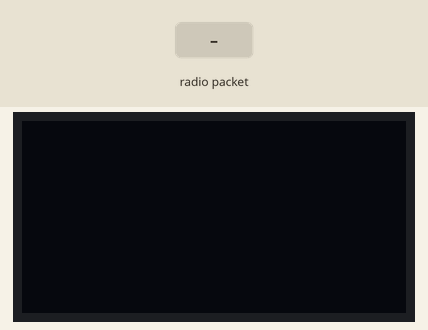
This sketch was run on a simulated ESP32. On the bench: 128×64 one-colour display. The inputs (shaded band) are chosen by the test bench. No radio packets arrive unless stated; what the sketch prints to the serial monitor is not drawn.

Above: at 1.2 s.
1.3 s: radio packet "Fall Detected" arrives
At 3.5 s:
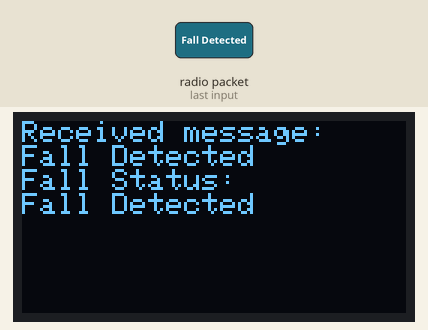
3.8 s: radio packet "1" arrives
At 5.7 s:
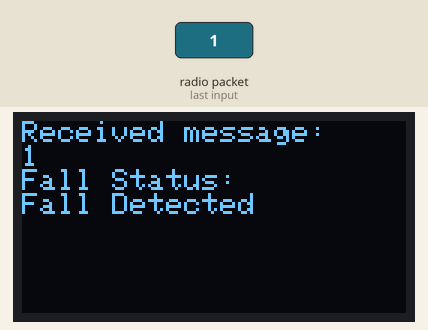
Timing chart, 0 to 7.2 s (numbered marks = the images above; inputs shaded):
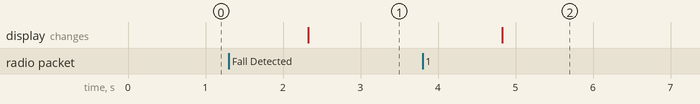

The sketch:

mul_rx_fall_Detect.ino
```cpp
#include <LoRa.h>
#include <Wire.h>
#include <Adafruit_GFX.h>
#include <Adafruit_SSD1306.h>

const int LORA_CS_PIN = 5;     // LoRa chip select pin
const int LORA_RST_PIN = 33;    // LoRa reset pin
const int LORA_IRQ_PIN = 32;    // LoRa interrupt pin

#define OLED_ADDR   0x3C
#define OLED_SDA    21
#define OLED_SCL    22

Adafruit_SSD1306 display(128, 64, &Wire, OLED_ADDR);

bool fallDetected = false;  // Flag to track if a fall is detected

void setup() {
  Serial.begin(9600);

  while (!Serial);

  LoRa.setPins(LORA_CS_PIN, LORA_RST_PIN, LORA_IRQ_PIN);
  if (!LoRa.begin(433E6)) {  // Set the frequency of your LoRa module
    Serial.println("LoRa initialization failed. Check your wiring.");
    while (true);
  }

  Wire.begin(OLED_SDA, OLED_SCL);  // Initialize I2C communication

  if (!display.begin(SSD1306_SWITCHCAPVCC, OLED_ADDR)) {
    Serial.println("SSD1306 allocation failed. Check your wiring.");
    while (true);
  }

  display.clearDisplay();
  display.setTextSize(1);
  display.setTextColor(SSD1306_WHITE);
}

void loop() {
  int packetSize = LoRa.parsePacket();

  if (packetSize) {
    while (LoRa.available()) {
      String receivedMessage = LoRa.readStringUntil('\0');

      display.clearDisplay();
      display.setCursor(0, 0);
      display.println("Received message:");
      display.println(receivedMessage);

      if (receivedMessage == "Fall Detected") {
        fallDetected = true;
      }

      display.println("Fall Status:");
      display.println(fallDetected ? "Fall Detected" : "No Fall Detected");

      display.display();

      Serial.println("Received message:");
      Serial.println(receivedMessage);
      Serial.println("Fall Status:");
      Serial.println(fallDetected ? "Fall Detected" : "No Fall Detected");
    }
  }
}
```

Measured:
- after the input at 1.3 s, the display: changes after 1.0 s (image 1)
- after the input at 3.8 s, the display: changes after 1.0 s (image 2)
